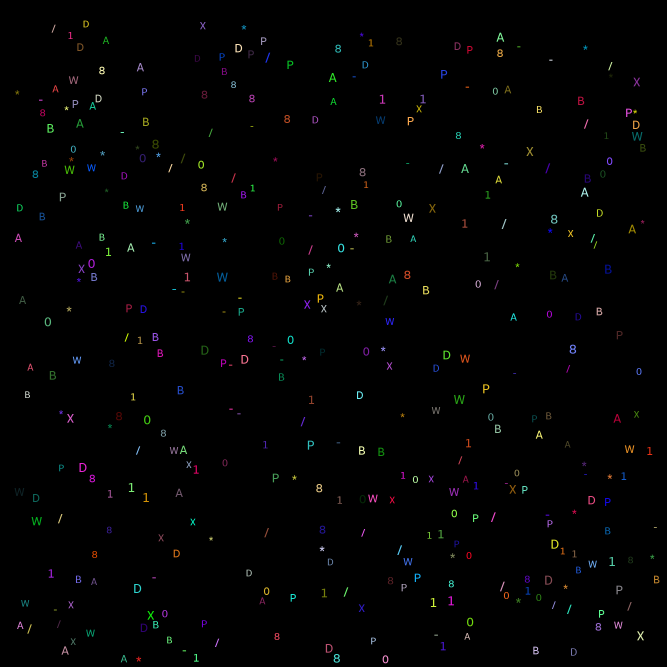
#> input picture frequency_dict/data/symbols.png, 2000 x 2000 px (shown at 1/3 size)
$ python frequency_dict.py
#> lines starting #> are read from the running program, lines starting #| are printed output that depends on the picture; after the words box and inside, x2 and y2 are one past the last pixel; in counts of white or black regions, pixels touching at a corner belong together
import numpy as np
from skimage.measure import label, regionprops
import cv2


def get_regions_count(image):
    inverted_image = ~image
    labeled_image = label(inverted_image)
    regions = regionprops(labeled_image)

    def is_on_boundary(cords, shape):
        return any(y in (0, shape[0] - 1) or x in (0, shape[1] - 1) for y, x in cords)

    count_internal = sum(1 for region in regions if not is_on_boundary(region.coords, image.shape))
    count_external = len(regions) - count_internal

    return count_internal, count_external


def has_vertical_line(region):
    vertical_sum = np.sum(region.image, axis=0)
    return 1 in (vertical_sum // region.image.shape[0])


def recognize_closed_symbol(region, externals):
    if has_vertical_line(region):
        return "1"

    if externals == 2:
        return "/"

    image = region.image[2:-2, 2:-2]
    _, cut_externals = get_regions_count(image)

    if cut_externals == 4:
        return "X"

    if cut_externals == 5:
        center_y, center_x = np.array(image.shape) // 2
        return "*" if image[center_y, center_x] > 0 else "W"

    return "*" if externals == 5 else "W"


def recognize_symbol(region):
    if np.all(region.image):
        return "-"

    internals, externals = get_regions_count(region.image)

    if internals == 2:
        return "B" if has_vertical_line(region) else "8"

    if internals == 1:
        if externals == 3:
            return "A"
        elif externals == 2:
            center_y, center_x = np.array(region.image.shape) // 2
            return "P" if region.image[center_y, center_x] > 0 else "D"
        else:
            return "0"

    if internals == 0:
        return recognize_closed_symbol(region, externals)

    return None


symbols_path = "data/symbols.png"
symbols_image = cv2.imread(symbols_path)
#> symbols_image is the input picture: shape (2000, 2000, 3); mean B, G, R 1.9, 1.9, 1.8
symbols_image = cv2.cvtColor(symbols_image, cv2.COLOR_BGR2GRAY)
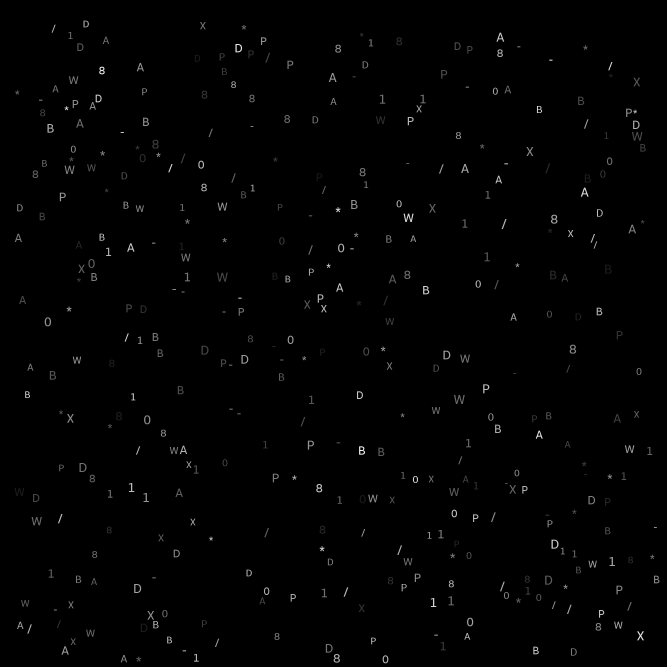
#> symbols_image: shape (2000, 2000) (shown at 1/3 size); min 0, max 242, mean 1.9
(thresh, symbols_image) = cv2.threshold(symbols_image, 128, 255, cv2.THRESH_BINARY | cv2.THRESH_OTSU)
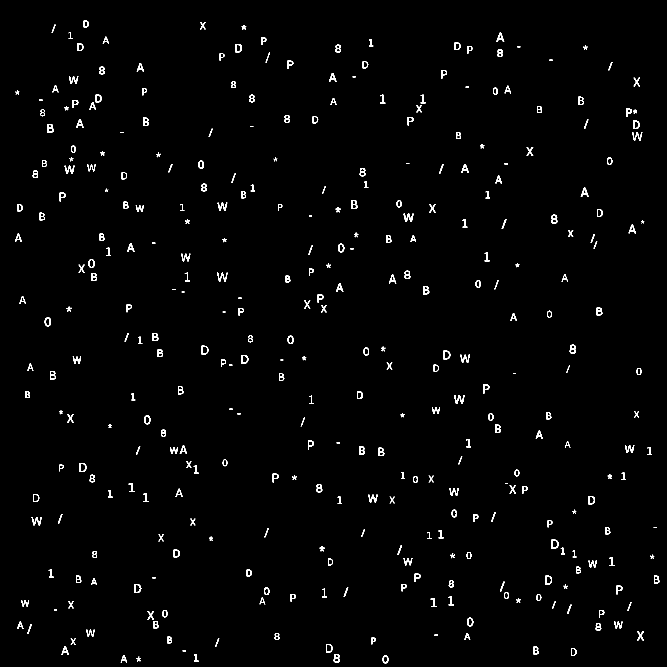
#> symbols_image: shape (2000, 2000) (shown at 1/3 size); 1.2% white; 341 white regions (8 under 20 px)
#> thresh = 65

labeled_symbols = label(symbols_image)
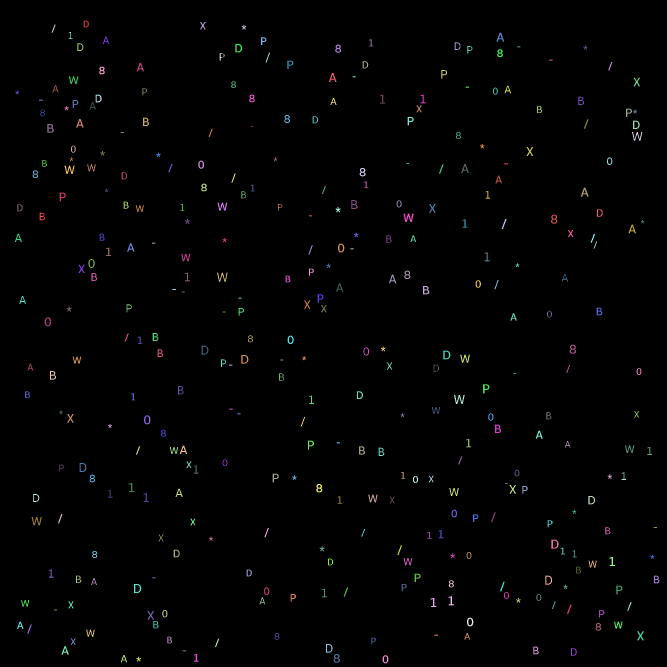
#> labeled_symbols: shape (2000, 2000) int64 (shown at 1/3 size); 342 distinct labels, from 0 to 341; one colour per label, 0 black
regions = regionprops(labeled_symbols)
#> regions = 341 regions; largest, box (x1, y1, x2, y2) and area: (1211, 641, 1241, 666) 340, (1362, 1185, 1394, 1212) 336, (194, 497, 224, 522) 304, (1654, 1619, 1676, 1646) 296, (95, 1551, 125, 1576) 292

frequencies = {}

missed_symbols = 0

for region in regions:
    symbol = recognize_symbol(region)
    if symbol is not None:
        labeled_symbols[labeled_symbols == region.label] = 0
    else:
        missed_symbols += 1

    frequencies[symbol] = frequencies.get(symbol, 0) + 1
    cv2.rectangle(symbols_image, (region.bbox[0], region.bbox[2]), (region.bbox[1], region.bbox[3]), (255, 0, 0), 2)
#> this loop made 341 passes
#> (internals in recognize_symbol, externals in recognize_symbol, symbol) on passes 6, 7, 13: (1, 3, 'A'), (1, 3, 'A'), (2, 4, '8')
#> labeled_symbols: shape (2000, 2000) int64; every value is 0
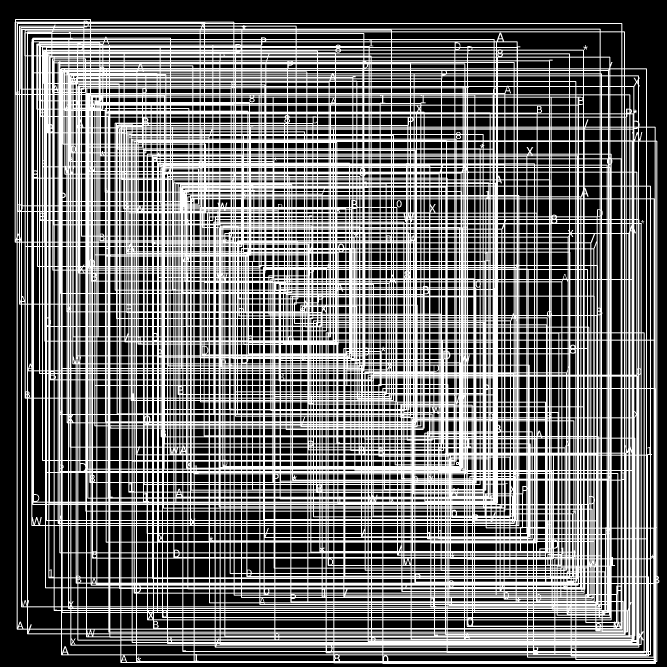
#> symbols_image: shape (2000, 2000) (shown at 1/3 size); 43.8% white; 3 white regions, box (x1, y1, x2, y2) and area: (44, 57, 1978, 1992) 1752506, (1190, 601, 1205, 622) 145, (1750, 136, 1763, 150) 73
#> after the loop, frequencies = 12 items; missed_symbols = 0

accuracy = 1. - missed_symbols / sum(frequencies.values())
#> accuracy = 1

print(f"Detection rate: {accuracy}")
#| Detection rate: 1.0
print(f"Frequencies: {frequencies}")
#| Frequencies: {'D': 38, 'X': 22, '/': 33, '*': 31, '1': 35, 'A': 32, 'P': 17, '8': 23, '-': 28, 'W': 24, '0': 26, 'B': 32}
